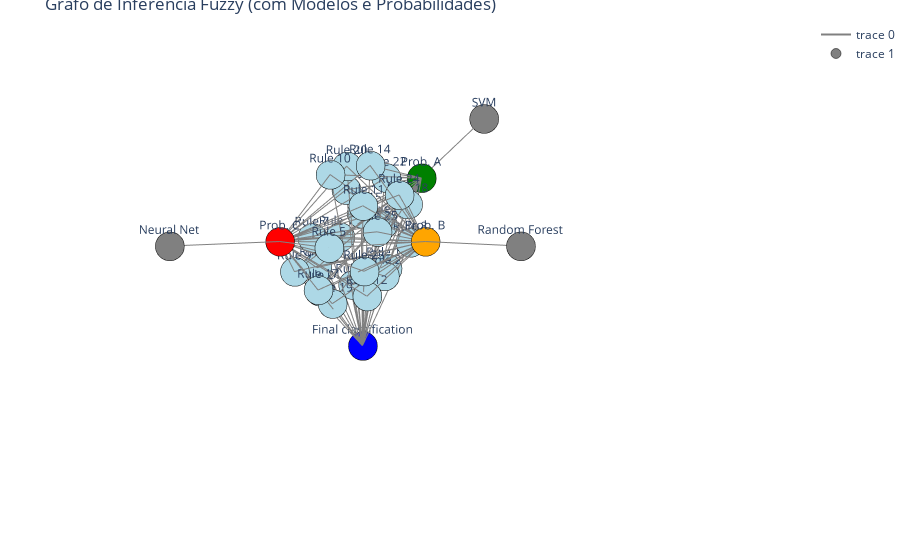

The notebook cell this image was saved under:
### Code cell
import numpy as np
import networkx as nx
import plotly.graph_objects as go

# Modelos utilizados
models = {
    'SVM': 'Prob. A',
    'Random Forest': 'Prob. B',
    'Neural Net': 'Prob. C'
}

# Criação do grafo dirigido
G = nx.DiGraph()

# Adiciona nós para os modelos e para as probabilidades
for model_name, prob_name in models.items():
    G.add_node(model_name, type='model')        # Modelo
    G.add_node(prob_name, type=f'input {prob_name[-1]}')  # Probabilidade
    G.add_edge(model_name, prob_name)           # Conexão modelo → probabilidade

# Nó de saída final
G.add_node('Final classification', type='output')

# Adiciona regras e conecta probabilidades às regras
for idx, rule in enumerate(classifier.rules):
    rule_name = f'Rule {idx + 1}'
    G.add_node(rule_name, type='rule')

    # Conecta cada probabilidade à regra
    for prob in models.values():
        G.add_edge(prob, rule_name)

    # Conecta regra à saída final
    G.add_edge(rule_name, 'Final classification')

# Layout 3D personalizado
pos = nx.spring_layout(G, dim=3, seed=42, k=0.5)

# Ajuste manual para nós dos modelos e probabilidades
pos['SVM'] = np.array([-2.5, 0, 1])
pos['Prob. A'] = np.array([-1.2, 0, 0.5])

pos['Random Forest'] = np.array([0, 2.5, 1])
pos['Prob. B'] = np.array([0, 1.2, 0.5])

pos['Neural Net'] = np.array([2.5, 0, 1])
pos['Prob. C'] = np.array([1.2, 0, 0.5])

pos['Final classification'] = np.array([0, 0, -1.8])

# Posição automática para regras (mantém sem colapso)
for node in G.nodes:
    if G.nodes[node]['type'] == 'rule' and node not in pos:
        pos[node] = np.random.normal(scale=0.5, size=3)

# Coordenadas dos nós
x_nodes = [pos[node][0] for node in G.nodes]
y_nodes = [pos[node][1] for node in G.nodes]
z_nodes = [pos[node][2] for node in G.nodes]

# Coordenadas das arestas
edge_x = []
edge_y = []
edge_z = []
for edge in G.edges:
    x0, y0, z0 = pos[edge[0]]
    x1, y1, z1 = pos[edge[1]]
    edge_x.extend([x0, x1, None])
    edge_y.extend([y0, y1, None])
    edge_z.extend([z0, z1, None])

# Cores dos nós
node_colors = []
for node in G.nodes:
    ntype = G.nodes[node]['type']
    if ntype == 'model':
        node_colors.append('gray')
    elif ntype == 'input A':
        node_colors.append('green')
    elif ntype == 'input B':
        node_colors.append('orange')
    elif ntype == 'input C':
        node_colors.append('red')
    elif ntype == 'output':
        node_colors.append('blue')
    else:  # regras
        node_colors.append('lightblue')

# Criação do gráfico
fig = go.Figure()

# Arestas
fig.add_trace(go.Scatter3d(
    x=edge_x, y=edge_y, z=edge_z,
    mode='lines',
    line=dict(color='gray', width=2),
    hoverinfo='none'
))

# Nós com texto
fig.add_trace(go.Scatter3d(
    x=x_nodes, y=y_nodes, z=z_nodes,
    mode='markers+text',
    marker=dict(size=10, color=node_colors, line=dict(width=0.5, color='black')),
    text=list(G.nodes),
    textposition='top center',
    hoverinfo='text'
))

# Layout final
fig.update_layout(
    title='Grafo de Inferência Fuzzy (com Modelos e Probabilidades)',
    scene=dict(
        xaxis=dict(visible=False),
        yaxis=dict(visible=False),
        zaxis=dict(visible=False)
    ),
    margin=dict(l=0, r=0, t=20, b=0),
    paper_bgcolor='white'
)

fig.show()

### Figure 1 — Plotly figure (JSON) as saved in the notebook; plotly's stock layout.template omitted (floating-point values rounded to 4 significant figures; data arrays with more than 128 entries replaced by an {"elided": "..."} marker saying what was removed)
{"data": [{"hoverinfo": "none", "line": {"color": "gray", "width": 2}, "mode": "lines", "type": "scatter3d", "x": {"elided": "309 float values"}, "y": {"elided": "309 float values"}, "z": {"elided": "309 float values"}}, {"hoverinfo": "text", "marker": {"color": ["gray", "green", "gray", "orange", "gray", "red", "blue", "lightblue", "lightblue", "lightblue", "lightblue", "lightblue", "lightblue", "lightblue", "lightblue", "lightblue", "lightblue", "lightblue", "lightblue", "lightblue", "lightblue", "lightblue", "lightblue", "lightblue", "lightblue", "lightblue", "lightblue", "lightblue", "lightblue", "lightblue", "lightblue", "lightblue"], "line": {"color": "black", "width": 0.5}, "size": 10}, "mode": "markers+text", "text": ["SVM", "Prob. A", "Random Forest", "Prob. B", "Neural Net", "Prob. C", "Final classification", "Rule 1", "Rule 2", "Rule 3", "Rule 4", "Rule 5", "Rule 6", "Rule 7", "Rule 8", "Rule 9", "Rule 10", "Rule 11", "Rule 12", "Rule 13", "Rule 14", "Rule 15", "Rule 16", "Rule 17", "Rule 18", "Rule 19", "Rule 20", "Rule 21", "Rule 22", "Rule 23", "Rule 24", "Rule 25"], "textposition": "top center", "type": "scatter3d", "x": [-2.5, -1.2, 0, 0, 2.5, 1.2, 0, -0.7247, 0.01501, 0.006151, 0.1752, 0.8281, -0.5392, 0.05706, -0.6465, 0.9454, 0.2714, 0.3324, 0.3941, -0.35, -0.24, -0.6437, -0.4522, 0.943, -0.6688, 0.6387, -0.4125, 0.433, -0.7042, 0.5262, -0.3317, 0.2597], "y": [0, 0, 2.5, 1.2, 0, 0, 0, -0.2978, 0.5127, -0.1438, -0.7162, 0.4397, -0.8364, -0.9309, 0.3332, -0.145, -0.1483, 0.5024, 0.5863, -0.8066, 0.01735, -0.6479, 0.07597, 0.3133, 0.2576, 0.1789, -0.6447, -0.3528, -0.1893, 0.7013, 0.4377, 0.6586], "z": [1, 0.5, 1, 0.5, 1, 0.5, -1.8, -0.1685, -0.3063, -0.772, -0.6738, 0.4432, 0.2564, -0.3169, -0.1586, -0.1088, 0.9915, 0.831, -0.3991, -0.4241, 1, -0.08939, -0.607, -0.1645, 0.3879, -0.6011, 0.7212, -0.7738, 0.6065, 0.09676, 0.71, 0.5148]}], "layout": {"margin": {"b": 0, "l": 0, "r": 0, "t": 20}, "paper_bgcolor": "white", "scene": {"xaxis": {"visible": false}, "yaxis": {"visible": false}, "zaxis": {"visible": false}}, "title": {"text": "Grafo de Inferência Fuzzy (com Modelos e Probabilidades)"}}}
